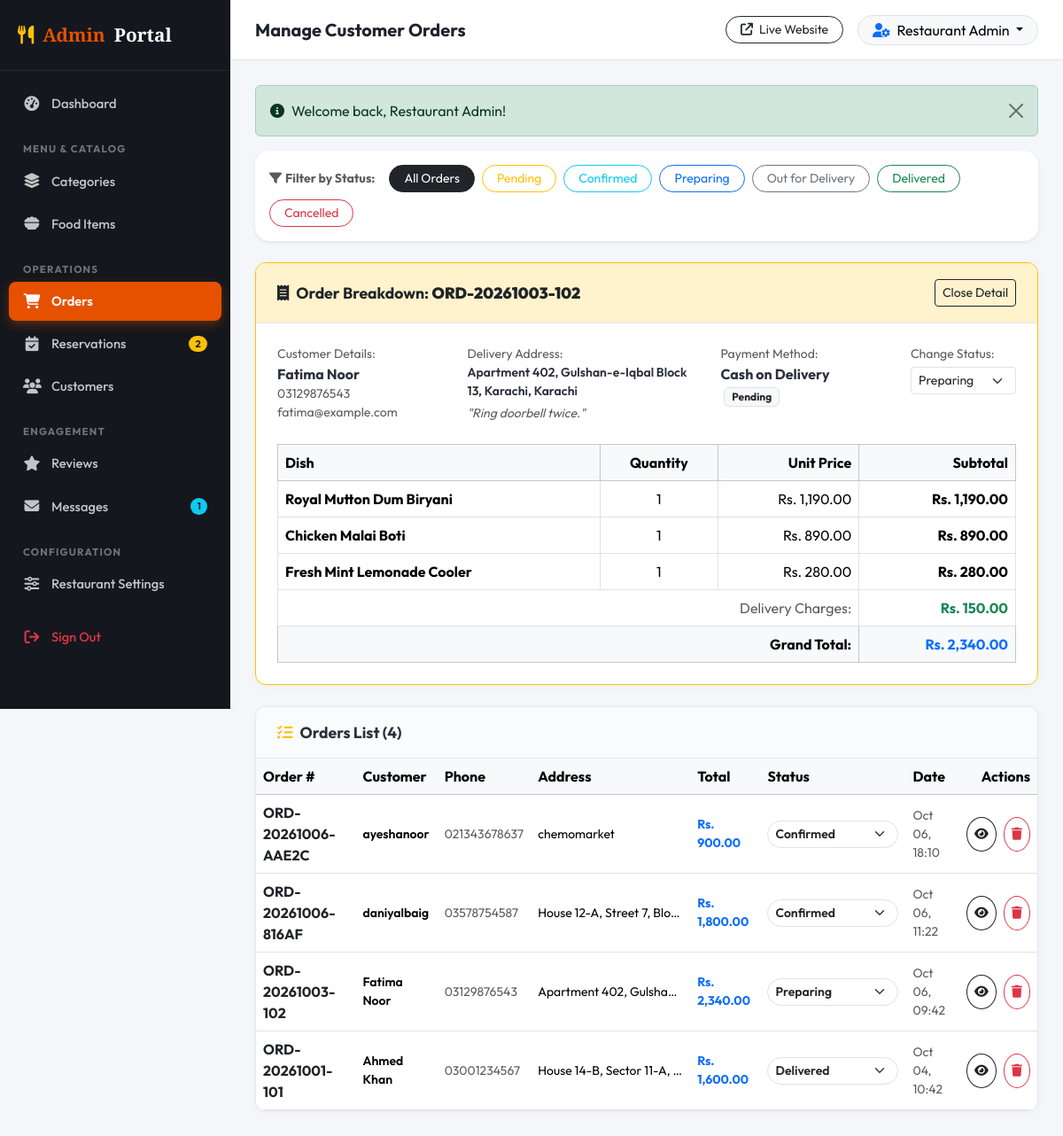
/admin/orders.php?view=2 (signed in), run on the app's committed database.
### tables this page shows
CREATE TABLE `orders` (
  `id` int(11) NOT NULL,
  `order_number` varchar(50) NOT NULL,
  `user_id` int(11) DEFAULT NULL,
  `customer_name` varchar(100) NOT NULL,
  `customer_email` varchar(150) NOT NULL,
  `customer_phone` varchar(30) NOT NULL,
  `delivery_address` text NOT NULL,
  `city` varchar(100) NOT NULL,
  `notes` text DEFAULT NULL,
  `total_amount` decimal(10,2) NOT NULL,
  `delivery_fee` decimal(10,2) NOT NULL DEFAULT 0.00,
  `payment_method` varchar(50) NOT NULL DEFAULT 'Cash on Delivery',
  `payment_status` enum('pending','paid','failed') NOT NULL DEFAULT 'pending',
  `order_status` enum('Pending','Confirmed','Preparing','Out for Delivery','Delivered','Cancelled') NOT NULL DEFAULT 'Pending',
  `created_at` timestamp NOT NULL DEFAULT current_timestamp()
);

CREATE TABLE `order_items` (
  `id` int(11) NOT NULL,
  `order_id` int(11) NOT NULL,
  `food_id` int(11) DEFAULT NULL,
  `food_name` varchar(150) NOT NULL,
  `quantity` int(11) NOT NULL DEFAULT 1,
  `price` decimal(10,2) NOT NULL,
  `subtotal` decimal(10,2) NOT NULL
);

### admin/orders.php (the view, shortened to what this page needs)
<?php
require_once __DIR__ . '/../config/config.php';
require_once __DIR__ . '/../includes/admin_auth.php';
$filterStatus = sanitize($_GET['status'] ?? 'all');
$sql = "SELECT * FROM orders";
$params = [];
$sql .= " ORDER BY id DESC";
$stmt = $pdo->prepare($sql);
$stmt->execute($params);
$orders = $stmt->fetchAll();
$viewOrderId = (int)($_GET['view'] ?? 0);
$viewOrder = null;
$viewItems = [];
if ($viewOrderId > 0) {
    $vStmt = $pdo->prepare("SELECT * FROM orders WHERE id = ?");
    $vStmt->execute([$viewOrderId]);
    $viewOrder = $vStmt->fetch();
    if ($viewOrder) {
        $iStmt = $pdo->prepare("SELECT * FROM order_items WHERE order_id = ?");
        $iStmt->execute([$viewOrderId]);
        $viewItems = $iStmt->fetchAll();
    }
}
include __DIR__ . '/header.php';
?>
<div class="card border-0 shadow-sm rounded-4 p-3 bg-white mb-4">
  <div class="d-flex flex-wrap gap-2 align-items-center">
    <span class="fw-bold small text-muted me-2"><i class="fa-solid fa-filter me-1"></i>Filter by Status:</span>
    <a href="<?= BASE_URL ?>admin/orders.php?status=all" class="btn btn-sm <?= ($filterStatus === 'all') ? 'btn-dark' : 'btn-outline-secondary' ?> rounded-pill px-3">
      All Orders
    </a>
    <a href="<?= BASE_URL ?>admin/orders.php?status=Pending" class="btn btn-sm <?= ($filterStatus === 'Pending') ? 'btn-warning text-dark fw-bold' : 'btn-outline-warning' ?> rounded-pill px-3">
      Pending
    </a>
    <a href="<?= BASE_URL ?>admin/orders.php?status=Confirmed" class="btn btn-sm <?= ($filterStatus === 'Confirmed') ? 'btn-info text-dark fw-bold' : 'btn-outline-info' ?> rounded-pill px-3">
      Confirmed
    </a>
    <a href="<?= BASE_URL ?>admin/orders.php?status=Preparing" class="btn btn-sm <?= ($filterStatus === 'Preparing') ? 'btn-primary text-white fw-bold' : 'btn-outline-primary' ?> rounded-pill px-3">
      Preparing
    </a>
    <a href="<?= BASE_URL ?>admin/orders.php?status=Out+for+Delivery" class="btn btn-sm <?= ($filterStatus === 'Out for Delivery') ? 'btn-secondary text-white fw-bold' : 'btn-outline-secondary' ?> rounded-pill px-3">
      Out for Delivery
    </a>
    <a href="<?= BASE_URL ?>admin/orders.php?status=Delivered" class="btn btn-sm <?= ($filterStatus === 'Delivered') ? 'btn-success text-white fw-bold' : 'btn-outline-success' ?> rounded-pill px-3">
      Delivered
    </a>
    <a href="<?= BASE_URL ?>admin/orders.php?status=Cancelled" class="btn btn-sm <?= ($filterStatus === 'Cancelled') ? 'btn-danger text-white fw-bold' : 'btn-outline-danger' ?> rounded-pill px-3">
      Cancelled
    </a>
  </div>
</div>
<?php if ($viewOrder): ?>
  <div class="admin-card border-warning mb-4">
    <div class="admin-card-header bg-warning-subtle">
      <h6 class="admin-card-title text-dark">
        <i class="fa-solid fa-receipt me-2"></i>Order Breakdown: <strong><?= htmlspecialchars($viewOrder['order_number']) ?></strong>
      </h6>
      <a href="<?= BASE_URL ?>admin/orders.php" class="btn btn-sm btn-outline-dark">Close Detail</a>
    </div>
    <div class="admin-card-body">
      <div class="row g-4 mb-4">
        <div class="col-md-3">
          <small class="text-muted d-block">Customer Details:</small>
          <strong><?= htmlspecialchars($viewOrder['customer_name']) ?></strong>
          <div class="small text-muted"><?= htmlspecialchars($viewOrder['customer_phone']) ?></div>
          <div class="small text-muted"><?= htmlspecialchars($viewOrder['customer_email']) ?></div>
        </div>
        <div class="col-md-4">
          <small class="text-muted d-block">Delivery Address:</small>
          <div class="small fw-semibold"><?= htmlspecialchars($viewOrder['delivery_address']) ?>, <?= htmlspecialchars($viewOrder['city']) ?></div>
          <?php if (!empty($viewOrder['notes'])): ?>
            <div class="small text-muted fst-italic mt-1">"<?= htmlspecialchars($viewOrder['notes']) ?>"</div>
          <?php endif; ?>
        </div>
        <div class="col-md-3">
          <small class="text-muted d-block">Payment Method:</small>
          <strong><?= htmlspecialchars($viewOrder['payment_method']) ?></strong>
          <span class="badge bg-light text-dark border ms-1"><?= ucfirst($viewOrder['payment_status']) ?></span>
        </div>
        <div class="col-md-2">
          <small class="text-muted d-block">Change Status:</small>
          <form method="POST" action="<?= BASE_URL ?>admin/orders.php" class="mt-1">
            <select name="order_status" class="form-select form-select-sm" onchange="this.form.submit()">
              <?php foreach (['Pending', 'Confirmed', 'Preparing', 'Out for Delivery', 'Delivered', 'Cancelled'] as $st): ?>
                <option value="<?= $st ?>" <?= ($viewOrder['order_status'] === $st) ? 'selected' : '' ?>><?= $st ?></option>
              <?php endforeach; ?>
            </select>
          </form>
        </div>
      </div>
      <div class="table-responsive">
        <table class="table table-bordered align-middle mb-0">
          <thead class="table-light">
            <tr>
              <th>Dish</th>
              <th class="text-center">Quantity</th>
              <th class="text-end">Unit Price</th>
              <th class="text-end">Subtotal</th>
            </tr>
          </thead>
          <tbody>
            <?php foreach ($viewItems as $vi): ?>
              <tr>
                <td><strong><?= htmlspecialchars($vi['food_name']) ?></strong></td>
                <td class="text-center"><?= $vi['quantity'] ?></td>
                <td class="text-end"><?= formatPrice($vi['price']) ?></td>
                <td class="text-end fw-bold"><?= formatPrice($vi['subtotal']) ?></td>
              </tr>
            <?php endforeach; ?>
            <tr>
              <td colspan="3" class="text-end text-muted">Delivery Charges:</td>
              <td class="text-end fw-bold text-success"><?= formatPrice($viewOrder['delivery_fee']) ?></td>
            </tr>
            <tr class="table-light">
              <td colspan="3" class="text-end fw-bold fs-6">Grand Total:</td>
              <td class="text-end fw-bold text-primary fs-6"><?= formatPrice($viewOrder['total_amount']) ?></td>
            </tr>
          </tbody>
        </table>
      </div>
    </div>
  </div>
<?php endif; ?>
<div class="admin-card">
  <div class="admin-card-header">
    <h6 class="admin-card-title"><i class="fa-solid fa-list-check text-warning me-2"></i>Orders List (<?= count($orders) ?>)</h6>
  </div>
  <div class="table-responsive">
    <table class="table align-middle mb-0">
      <thead class="table-light">
        <tr>
          <th>Order #</th>
          <th>Customer</th>
          <th>Phone</th>
          <th>Address</th>
          <th>Total</th>
          <th>Status</th>
          <th>Date</th>
          <th class="text-end">Actions</th>
        </tr>
      </thead>
      <tbody>
        <?php if (!empty($orders)): ?>
          <?php foreach ($orders as $ord): ?>
            <tr>
              <td>
                <strong>
                  <a href="<?= BASE_URL ?>admin/orders.php?view=<?= $ord['id'] ?>" class="text-dark text-decoration-none">
                    <?= htmlspecialchars($ord['order_number']) ?>
                  </a>
                </strong>
              </td>
              <td class="fw-semibold small"><?= htmlspecialchars($ord['customer_name']) ?></td>
              <td class="small text-muted"><?= htmlspecialchars($ord['customer_phone']) ?></td>
              <td class="small text-truncate" style="max-width: 180px;" title="<?= htmlspecialchars($ord['delivery_address']) ?>">
                <?= htmlspecialchars($ord['delivery_address']) ?>
              </td>
              <td class="fw-bold text-primary small"><?= formatPrice($ord['total_amount']) ?></td>
              <td>
                <form method="POST" action="<?= BASE_URL ?>admin/orders.php" class="d-inline">
                  <select name="order_status" class="form-select form-select-sm rounded-pill fw-semibold" style="width: auto; min-width: 140px;" onchange="this.form.submit()">
                    <?php foreach (['Pending', 'Confirmed', 'Preparing', 'Out for Delivery', 'Delivered', 'Cancelled'] as $st): ?>
                      <option value="<?= $st ?>" <?= ($ord['order_status'] === $st) ? 'selected' : '' ?>><?= $st ?></option>
                    <?php endforeach; ?>
                  </select>
                </form>
              </td>
              <td class="small text-muted"><?= date('M d, H:i', strtotime($ord['created_at'])) ?></td>
              <td class="text-end">
                <div class="d-flex justify-content-end gap-2">
                  <a href="<?= BASE_URL ?>admin/orders.php?view=<?= $ord['id'] ?>" class="btn btn-sm btn-outline-dark rounded-circle p-2" title="View Full Order Receipt">
                    <i class="fa-solid fa-eye"></i>
                  </a>
                  <a href="<?= BASE_URL ?>admin/orders.php?action=delete&id=<?= $ord['id'] ?>" class="btn btn-sm btn-outline-danger rounded-circle p-2" title="Delete Order Record" onclick="return confirm('Delete order record permanently?');">
                    <i class="fa-solid fa-trash"></i>
                  </a>
                </div>
              </td>
            </tr>
          <?php endforeach; ?>
        <?php else: ?>
          <tr><td colspan="8" class="text-center py-4 text-muted">No orders found for the selected status.</td></tr>
        <?php endif; ?>
      </tbody>
    </table>
  </div>
</div>
<?php include __DIR__ . '/footer.php'; ?>

### assets/css/admin.css (style rules this page uses)
:root { --admin-sidebar-bg: #14171d; --admin-sidebar-hover: #1e222b; --admin-sidebar-active: #e65100; --admin-topbar-bg: #ffffff; --admin-body-bg: #f4f6fa; --admin-card-bg: #ffffff; --admin-border: #e3e6ed; --admin-text-main: #2b303a; --admin-text-muted: #798291; --admin-primary: #e65100; --admin-success: #10b981; --admin-warning: #f59e0b; --admin-danger: #ef4444; --admin-info: #3b82f6; --admin-radius: 12px; }
body.admin-body { font-family: 'Outfit', sans-serif; background-color: var(--admin-body-bg); color: var(--admin-text-main); margin: 0; padding: 0; display: flex; min-height: 100vh; }
.admin-card { background: #fff; border-radius: var(--admin-radius); border: 1px solid var(--admin-border); box-shadow: 0 2px 10px rgba(0,0,0,0.03); margin-bottom: 24px; overflow: hidden; }
.admin-card-header { padding: 18px 24px; border-bottom: 1px solid var(--admin-border); display: flex; align-items: center; justify-content: space-between; background-color: #fafbfc; }
.admin-card-title { font-size: 1.1rem; font-weight: 700; margin: 0; }
.admin-card-body { padding: 24px; }

### data on the page
orders: order_number "ORD-20261003-102", customer_name "Fatima Noor", customer_phone "03129876543", customer_email "fatima@example.com", delivery_address "Apartment 402, Gulshan-e-Iqbal Block 13, Karachi", city "Karachi", notes "Ring doorbell twice.", payment_method "Cash on Delivery", payment_status "Pending", order_status "Preparing", delivery_fee "Rs. 150.00", total_amount "Rs. 2,340.00", delivery_address "Apartment 402, Gulsha…", created_at "Oct 06, 09:42"
order_items: food_name "Royal Mutton Dum Biryani", quantity "1", price "Rs. 1,190.00", subtotal "Rs. 1,190.00"
order_items: food_name "Chicken Malai Boti", quantity "1", price "Rs. 890.00", subtotal "Rs. 890.00"
order_items: food_name "Fresh Mint Lemonade Cooler", quantity "1", price "Rs. 280.00", subtotal "Rs. 280.00"
orders: order_number "ORD-20261006-AAE2C", customer_name "ayeshanoor", customer_phone "021343678637", delivery_address "chemomarket", total_amount "Rs. 900.00", order_status "Confirmed", created_at "Oct 06, 18:10"
orders: order_number "ORD-20261006-816AF", customer_name "daniyalbaig", customer_phone "03578754587", delivery_address "House 12-A, Street 7, Blo…", total_amount "Rs. 1,800.00", order_status "Confirmed", created_at "Oct 06, 11:22"
orders: order_number "ORD-20261001-101", customer_name "Ahmed Khan", customer_phone "03001234567", delivery_address "House 14-B, Sector 11-A,…", total_amount "Rs. 1,600.00", order_status "Delivered", created_at "Oct 04, 10:42"

### other printed values
$pendingReservationsCount "2"
$unreadMessagesCount "1"
$pageTitle "Manage Customer Orders"
$_SESSION['user']['name'] "Restaurant Admin"
$flash['message'] "Welcome back, Restaurant Admin!"
count($orders) "4"
